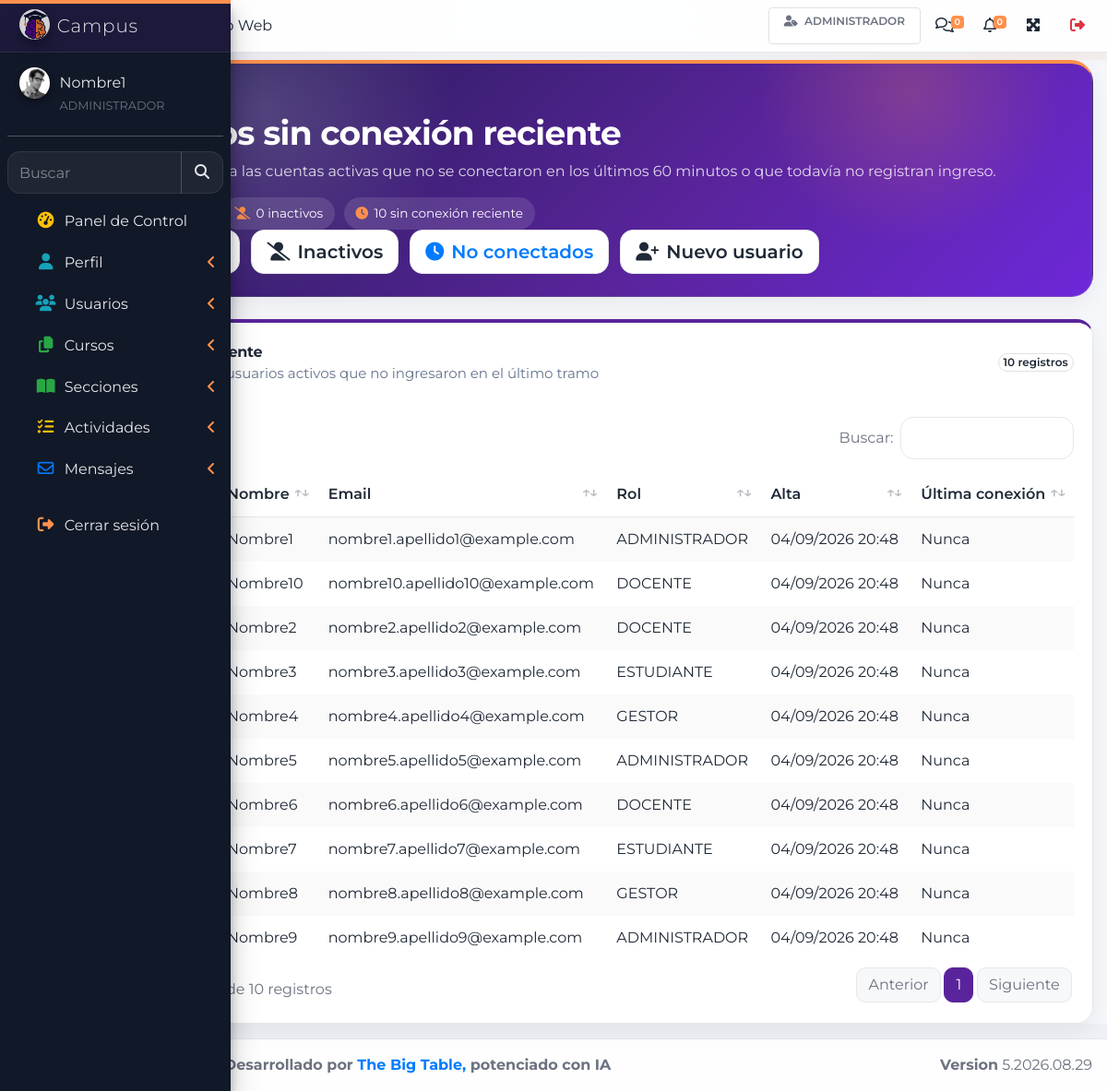
Page /index.php?r=usuarios-no-conectados (signed in) on the committed database.
### tables this page shows
CREATE TABLE IF NOT EXISTS `usuarios` (
  `idUsuario` int NOT NULL AUTO_INCREMENT,
  `nombreUsuario` char(20) NOT NULL,
  `apellidoUsuario` char(20) NOT NULL,
  `email` varchar(50) NOT NULL,
  `pass` varchar(100) NOT NULL,
  `resetPass` tinyint(1) NOT NULL,
  `imgUsuario` varchar(30) NOT NULL,
  `activo` tinyint(1) NOT NULL,
  `rol` char(15) NOT NULL,
  `fechaAlta` datetime NOT NULL DEFAULT CURRENT_TIMESTAMP,
  `ultimaConexion` datetime DEFAULT NULL,
  `fechaBaja` datetime DEFAULT NULL,
  `motivoBaja` varchar(255) DEFAULT NULL,
  `usuarioBaja` int DEFAULT NULL,
  `wpUserId` bigint DEFAULT NULL,
  `origenAuth` varchar(20) NOT NULL DEFAULT 'LOCAL',
  PRIMARY KEY (`idUsuario`),
  KEY `idx_wp_user` (`wpUserId`)
);

### controladores/plantilla.controller.php (called while the page is built)
<?php
class PlantillaController{
    public function crtGetPlantilla(){
        include "vistas/plantilla.php";
}
}

### index.php (called while the page is built, shortened)
<?php
require_once("controladores/auth.controller.php");
require_once("controladores/plantilla.controller.php");
require_once("controladores/usuarios.controller.php");
$plantilla= new PlantillaController();
$plantilla->crtGetPlantilla();
?>

### modelos/usuarios.modelo.php (called while the page is built, shortened)
<?php
require_once('conexion.php');
class ModeloUsuarios
{
    public static function mdlSeleccionarUsuarios($item, $valor)
    {
        $columnasPermitidas = ['idUsuario', 'nombreUsuario', 'apellidoUsuario', 'email', 'rol', 'activo', 'resetPass'];
        $stmt = Conexion::conectar()->prepare("
            SELECT u.*,
                   DATE_FORMAT(u.fechaAlta, '%d/%m/%Y %H:%i') AS fechaAltaFmt,
                   DATE_FORMAT(u.ultimaConexion, '%d/%m/%Y %H:%i') AS ultimaConexionFmt,
                   DATE_FORMAT(u.fechaBaja, '%d/%m/%Y %H:%i') AS fechaBajaFmt,
                   CONCAT(u2.nombreUsuario, ' ', u2.apellidoUsuario) AS usuarioBajaNombre
            FROM usuarios u
            LEFT JOIN usuarios u2 ON u2.idUsuario = u.usuarioBaja
            WHERE u.$item = :valor
            ORDER BY u.apellidoUsuario ASC, u.nombreUsuario ASC
        ");
        $stmt->bindParam(":valor", $valor, PDO::PARAM_STR);
        $stmt->execute();
        return $stmt->fetchAll(PDO::FETCH_ASSOC);
    }
    public static function mdlUsuariosNoConectadosRecientes($minutos = 60)
    {
        $minutos = max(1, (int) $minutos);
        $stmt = Conexion::conectar()->prepare("
            SELECT u.*,
                   DATE_FORMAT(u.fechaAlta, '%d/%m/%Y %H:%i') AS fechaAltaFmt,
                   DATE_FORMAT(u.ultimaConexion, '%d/%m/%Y %H:%i') AS ultimaConexionFmt,
                   DATE_FORMAT(u.fechaBaja, '%d/%m/%Y %H:%i') AS fechaBajaFmt,
                   CONCAT(u2.nombreUsuario, ' ', u2.apellidoUsuario) AS usuarioBajaNombre
            FROM usuarios u
            LEFT JOIN usuarios u2 ON u2.idUsuario = u.usuarioBaja
            WHERE u.activo = 1
              AND (u.ultimaConexion IS NULL OR u.ultimaConexion < (NOW() - INTERVAL {$minutos} MINUTE))
            ORDER BY u.ultimaConexion IS NULL DESC, u.ultimaConexion ASC, u.apellidoUsuario ASC, u.nombreUsuario ASC
        ");
        $stmt->execute();
        return $stmt->fetchAll(PDO::FETCH_ASSOC);
    }
}

### modelos/conexion.php (called while the page is built, shortened)
<?php
class Conexion
{
    private static $pdo = null;
    private static function crearPdo($host, $port, $dbName, $user, $password)
    {
        $dsn = sprintf(
            'mysql:host=%s;port=%s;dbname=%s;charset=utf8mb4',
            $host,
            $port,
            $dbName
        );
        $link = new PDO($dsn, $user, $password);
        $link->setAttribute(PDO::ATTR_ERRMODE, PDO::ERRMODE_EXCEPTION);
        $link->exec('set names utf8mb4');
        $link->exec("SET time_zone = '-03:00'");
        return $link;
    }
    public static function conectar()
    {
        try {
            if (self::$pdo instanceof PDO) {
                return self::$pdo;
            }
            self::$pdo = self::crearPdo(DB_HOST, DB_PORT, DB_NAME, DB_USER, DB_PASSWORD);
            return self::$pdo;
        } catch (PDOException $e) {
            echo 'Error de conexion: ' . $e->getMessage();
            return null;
        }
    }
}
?>

### controladores/usuarios.controller.php (called while the page is built, shortened)
<?php
require_once('modelos/usuarios.modelo.php');
class ControladorUsuarios
{
    public static function crtSeleccionarUsuario($item, $valor)
    {
        return ModeloUsuarios::mdlSeleccionarUsuarios($item, $valor);
    }
    public static function crtUsuariosNoConectadosRecientes($minutos = 60)
    {
        return ModeloUsuarios::mdlUsuariosNoConectadosRecientes((int) $minutos);
    }
}

### vistas/paginas/usuario/usuarios-no-conectados.php (the view, shortened to what this page needs)
<?php
$usuarios = ControladorUsuarios::crtUsuariosNoConectadosRecientes(60);
$usuariosNoConectados = count($usuarios);
$usuariosActivos = count(ControladorUsuarios::crtSeleccionarUsuario('activo', 1));
$usuariosInactivos = count(ControladorUsuarios::crtSeleccionarUsuario('activo', 0));
$e = static function ($valor) {
    return htmlspecialchars((string) $valor, ENT_QUOTES, 'UTF-8');
};
?>
<section class="content page-fade">
  <div class="container-fluid">
    <div class="entity-hero mb-4">
      <div class="entity-hero__content">
        <div class="d-flex flex-wrap align-items-start justify-content-between">
          <div class="mb-3 mb-lg-0">
            <span class="entity-kicker">Usuarios</span>
            <h1 class="entity-title mb-2">Usuarios sin conexión reciente</h1>
            <p class="entity-lead mb-3">
              Esta vista reúne a las cuentas activas que no se conectaron en los últimos 60 minutos o que todavía no registran ingreso.
            </p>
            <div class="d-flex flex-wrap" style="gap: .6rem;">
              <span class="entity-chip"><i class="fas fa-user-check"></i><?php echo (int) $usuariosActivos; ?> activos</span>
              <span class="entity-chip"><i class="fas fa-user-slash"></i><?php echo (int) $usuariosInactivos; ?> inactivos</span>
              <span class="entity-chip"><i class="fas fa-clock"></i><?php echo (int) $usuariosNoConectados; ?> sin conexión reciente</span>
            </div>
          </div>
          <div class="d-flex flex-wrap justify-content-end" style="gap: .75rem;">
            <a href="index.php?r=listado-usuarios" class="btn btn-outline-light btn-lg">
            </a>
            <a href="index.php?r=usuarios-inactivos" class="btn btn-outline-light btn-lg">
              <i class="fas fa-user-slash mr-2"></i>Inactivos
            </a>
            <a href="index.php?r=usuarios-no-conectados" class="btn btn-light btn-lg text-primary">
              <i class="fas fa-clock mr-2"></i>No conectados
            </a>
            <a href="index.php?r=crear-usuario" class="btn btn-outline-light btn-lg">
              <i class="fas fa-user-plus mr-2"></i>Nuevo usuario
            </a>
          </div>
        </div>
      </div>
    </div>
    <div class="card glass-card">
      <div class="card-header bg-white border-0">
        <div class="d-flex flex-wrap align-items-center justify-content-between">
          <div>
            <div class="section-title">Sin conexión reciente</div>
            <div class="section-subtitle">Útil para detectar usuarios activos que no ingresaron en el último tramo</div>
          </div>
          <span class="badge badge-light border"><?php echo (int) $usuariosNoConectados; ?> registros</span>
        </div>
      </div>
      <div class="card-body">
        <div class="table-responsive">
          <table id="example1" class="table table-hover table-striped table-borderless mb-0">
            <thead>
              <tr>
                <th>Apellido</th>
                <th>Nombre</th>
                <th>Email</th>
                <th>Rol</th>
                <th>Alta</th>
                <th>Última conexión</th>
              </tr>
            </thead>
            <tbody>
              <?php foreach ($usuarios as $valor): ?>
                <?php
                  $ultimaConexion = !empty($valor['ultimaConexionFmt']) ? $valor['ultimaConexionFmt'] : 'Nunca';
                ?>
                <tr>
                  <td><?php echo $e($valor['apellidoUsuario'] ?? ''); ?></td>
                  <td><?php echo $e($valor['nombreUsuario'] ?? ''); ?></td>
                  <td><?php echo $e($valor['email'] ?? ''); ?></td>
                  <td><?php echo $e($valor['rol'] ?? ''); ?></td>
                  <td><?php echo $e($valor['fechaAltaFmt'] ?? ''); ?></td>
                  <td><?php echo $e($ultimaConexion); ?></td>
                </tr>
              <?php endforeach; ?>
            </tbody>
          </table>
        </div>
      </div>
    </div>
  </div>
</section>

### rows in the picture
usuarios: nombreUsuario "Nombre1", email "nombre1.apellido1@example.com", rol "ADMINISTRADOR", fechaAltaFmt "04/09/2026 20:48", ultimaConexion "Nunca"
usuarios: nombreUsuario "Nombre10", email "nombre10.apellido10@example.com", rol "DOCENTE", fechaAltaFmt "04/09/2026 20:48", ultimaConexion "Nunca"
usuarios: nombreUsuario "Nombre2", email "nombre2.apellido2@example.com", rol "DOCENTE", fechaAltaFmt "04/09/2026 20:48", ultimaConexion "Nunca"
usuarios: nombreUsuario "Nombre3", email "nombre3.apellido3@example.com", rol "ESTUDIANTE", fechaAltaFmt "04/09/2026 20:48", ultimaConexion "Nunca"
usuarios: nombreUsuario "Nombre4", email "nombre4.apellido4@example.com", rol "GESTOR", fechaAltaFmt "04/09/2026 20:48", ultimaConexion "Nunca"
usuarios: nombreUsuario "Nombre5", email "nombre5.apellido5@example.com", rol "ADMINISTRADOR", fechaAltaFmt "04/09/2026 20:48", ultimaConexion "Nunca"
usuarios: nombreUsuario "Nombre6", email "nombre6.apellido6@example.com", rol "DOCENTE", fechaAltaFmt "04/09/2026 20:48", ultimaConexion "Nunca"
usuarios: nombreUsuario "Nombre7", email "nombre7.apellido7@example.com", rol "ESTUDIANTE", fechaAltaFmt "04/09/2026 20:48", ultimaConexion "Nunca"
usuarios: nombreUsuario "Nombre8", email "nombre8.apellido8@example.com", rol "GESTOR", fechaAltaFmt "04/09/2026 20:48", ultimaConexion "Nunca"
usuarios: nombreUsuario "Nombre9", email "nombre9.apellido9@example.com", rol "ADMINISTRADOR", fechaAltaFmt "04/09/2026 20:48", ultimaConexion "Nunca"

### other values in the picture
ControladorPermisos::etiquetaRol() "ADMINISTRADOR"
$cabecera['mensajes'] "0"
$cabecera['notificaciones'] "0"
$_SESSION['usuario']['nombre'] "Nombre1"
$usuariosInactivos "0"
$usuariosNoConectados "10"
